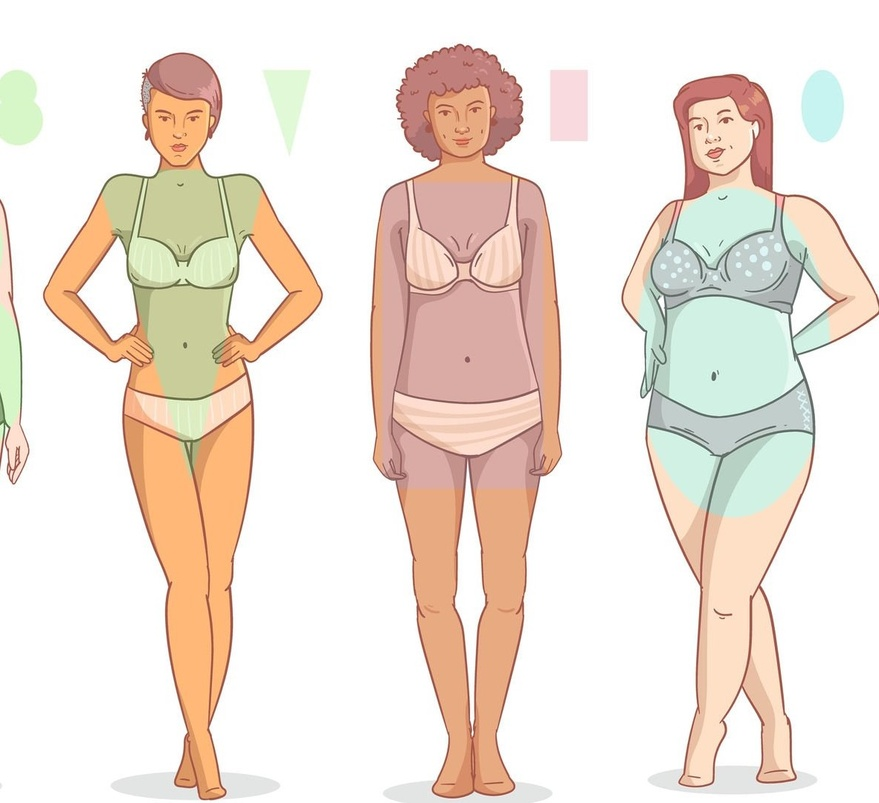
#> input picture 07.Haar_Cascade/04.İnsan Bedeni Algılama (Body Detection)/veriler/bodys.jpg, 879 x 803 px, shrunk from 1182 x 1079 before the run
$ jupyter execute 01.body_detection_images.ipynb
#> lines starting #> are read from the running program, lines starting #| are printed output that depends on the picture; after the words box and inside, x2 and y2 are one past the last pixel; in counts of white or black regions, pixels touching at a corner belong together
[cell 1]
import cv2

img = cv2.imread("veriler/bodys.jpg")
#> img is the input picture: shape (803, 879, 3); mean B, G, R 216.7, 227.2, 239.4

# 3. Kullanacağımız cascade dosyalarını çalışmamıza dahil edelim.
body_cascade = cv2.CascadeClassifier("../01.haarcascades/haarcascade_fullbody.xml")

# 4. Haar-like özellikleri kolay algılayabilmek için resmi boz(gri) tonlara çevirelim.
gray = cv2.cvtColor(img, cv2.COLOR_BGR2GRAY)
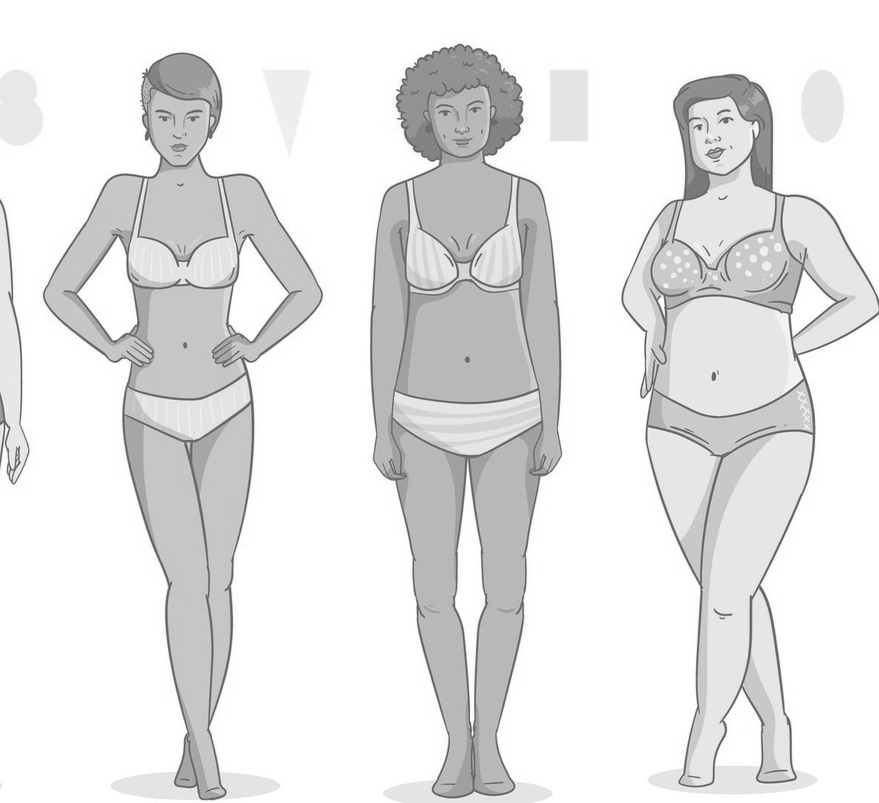
#> gray: shape (803, 879); min 76, max 255, mean 229.7

# 5. Şimdi de cascade dosyamızı kullanarak her bir kare üzerindeki vücudu koordinarlarını bulalım.
bodies = body_cascade.detectMultiScale(gray,1.1,5)
#> bodies = [[37, 171, 298, 595]]

# 7. "bodies" değişkeninde tuttuğumuz koordinatları kullanarak vücudu dikdörtgen içerisine alalım.
for (x,y,w,h) in bodies:
    cv2.rectangle(img,(x,y),(x+w,y+h),(0,255,0),2)
#> this loop made 1 pass
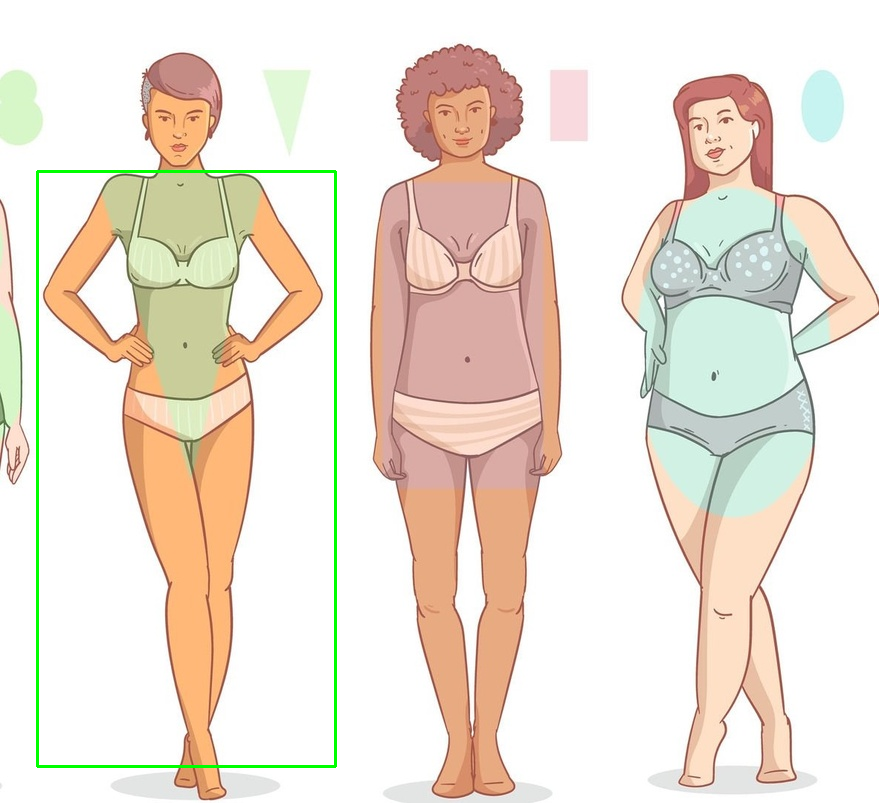
#> img: shape (803, 879, 3); 0.76% of pixels changed, all inside (x1, y1, x2, y2) = (36, 170, 337, 768)

# 8. İşlediğimiz kareleri görelim.
cv2.imshow('image',img)

# 10. Son olarak videoyu serbest bırakalım.
cv2.waitKey(0)
cv2.destroyAllWindows()
